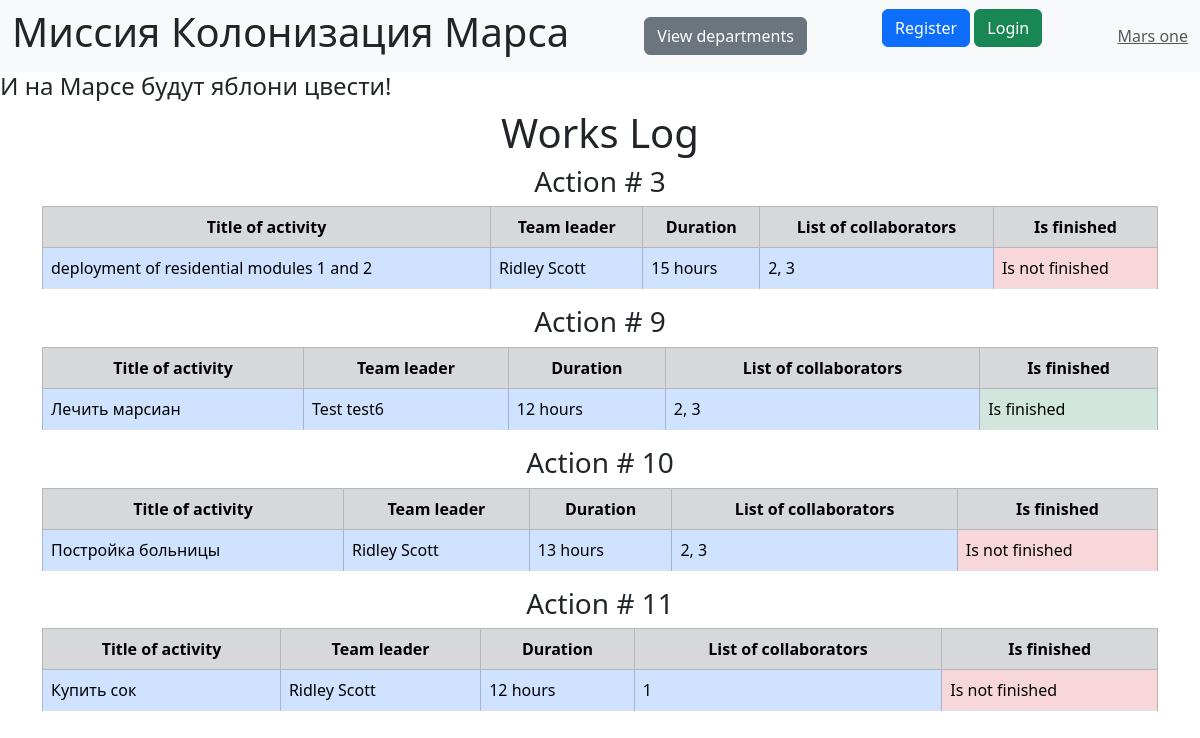
The page / on the database its author committed.
### SQL/data/jobs.py (models this page shows, shortened)
class Jobs(SqlAlchemyBase, SerializerMixin):
    __tablename__ = 'jobs'
    id = sqlalchemy.Column(sqlalchemy.Integer, primary_key=True, autoincrement=True)
    job = sqlalchemy.Column(sqlalchemy.String, nullable=True)
    work_size = sqlalchemy.Column(sqlalchemy.Integer)
    collaborators = sqlalchemy.Column(sqlalchemy.String, nullable=True)
    start_date = sqlalchemy.Column(sqlalchemy.DateTime, nullable=True)
    end_date = sqlalchemy.Column(sqlalchemy.DateTime, nullable=True)
    is_finished = sqlalchemy.Column(sqlalchemy.Boolean, nullable=True)
    team_leader = sqlalchemy.Column(sqlalchemy.Integer, sqlalchemy.ForeignKey("users.id"))
    user = orm.relationship('User')

### main.py (the view)
@app.route("/")
def works_log():
    session = db_session.create_session()
    jobs = session.query(Jobs)
    captions = ['Title of activity', 'Team leader', 'Duration', 'List of collaborators', 'Is finished']
    team_leaders = [f"{user.name} {user.surname}" for job in jobs
                    for user in session.query(User).filter(User.id == job.team_leader)]
    return render_template('work.html', jobs=jobs, captions=captions, team_leaders=team_leaders)

### SQL/data/db_session.py (called while the page is built)
def create_session() -> Session:
    global __factory
    return __factory()

### templates/work.html (shortened to what this page needs)
{% extends "base.html"%}
{% block content %}
    <h1>Works Log</h1>
    {% for job in jobs%}
          <h3>Action # {{job.id}}</h3>
          <table class="table table-striped table-bordered">
          <tr class="table-secondary">
              {% for caption in captions%}
                    <th style="text-align: center;">{{caption}}</th>
              {% endfor%}
          </tr>
          <tr style="max-height: 100px">
              {% if job.is_finished %}
                 {% set is_finished = "Is finished" %}
              {% else %}
                 {% set is_finished = "Is not finished" %}
              {% endif %}
              <td class="table-primary">{{ job.job }}</td>
              <td class="table-primary">{{ team_leaders[loop.index - 1] }}</td>
              <td class="table-primary">{{ job.work_size }} hours</td>
              <td class="table-primary">{{ job.collaborators }}</td>
              {% if is_finished == "Is finished" %}
                    <td class="table-success">{{ is_finished }}</td>
              {% else%}
                    <td class="table-danger">{{ is_finished }}</td>
              {% endif %}
          </tr>
          </table>
    {% endfor%}
{% endblock %}

### templates/base.html (shortened to what this page needs)
<!DOCTYPE html>
<html lang="en">
<head>
    <link rel="stylesheet" href="/static/css/style.css">
    <link href="https://cdn.jsdelivr.net/npm/bootstrap@5.3.3/dist/css/bootstrap.min.css" rel="stylesheet">
</head>
<body>
<nav class="navbar navbar-expand-lg bg-body-tertiary">
  <div class="container-fluid">
   <h1>Миссия Колонизация Марса</h1>
      <a class="btn btn-secondary" href="/departments">View departments</a>
      {% if current_user.is_authenticated %}
      <a class="navbar-brand" href="/logout">{{ current_user.name }} {{current_user.surname}}</a>
      <a class="btn btn-info" href="/addjob">Add job</a>
      <a class="btn btn-danger" href="/logout">Logout</a>
      {% else %}
      <p>
          <a class="btn btn-primary" href="/register">Register</a>
        <a class="btn btn-success" href="/login">Login</a>
      </p>
      {% endif %}
      <a class="navbar-text" href="#">
        Mars one
      </a>
    </div>
</nav>
<h4>И на Марсе будут яблони цвести!</h4>
<main role="main" class="container">
    {% block content %}
    {% endblock %}
</main>
</body>
</html>

### static/css/style.css (style rules this page uses)
h1, h2, h3 { text-align: center; }

### rows shown on the page
Jobs: id "3", captions "Title of activity" "Team leader" "Duration" "List of collaborators" "Is finished", job "deployment of residential modules 1 and 2", team_leaders "Ridley Scott", work_size "15", collaborators "2, 3", is_finished "Is not finished"
Jobs: id "9", captions "Title of activity" "Team leader" "Duration" "List of collaborators" "Is finished", job "Лечить марсиан", team_leaders "Test test6", work_size "12", collaborators "2, 3", is_finished "Is finished"
Jobs: id "10", captions "Title of activity" "Team leader" "Duration" "List of collaborators" "Is finished", job "Постройка больницы", team_leaders "Ridley Scott", work_size "13", collaborators "2, 3", is_finished "Is not finished"
Jobs: id "11", captions "Title of activity" "Team leader" "Duration" "List of collaborators" "Is finished", job "Купить сок", team_leaders "Ridley Scott", work_size "12", collaborators "1", is_finished "Is not finished"
